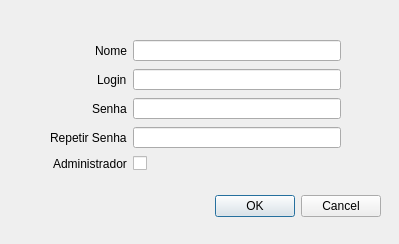
<?xml version="1.0" encoding="UTF-8"?>
<ui version="4.0">
 <class>NovoUsuarioWindow</class>
 <widget class="QDialog" name="NovoUsuarioWindow">
  <property name="geometry">
   <rect>
    <x>0</x>
    <y>0</y>
    <width>399</width>
    <height>244</height>
   </rect>
  </property>
  <property name="windowTitle">
   <string>Dialog</string>
  </property>
  <widget class="QDialogButtonBox" name="buttonBox">
   <property name="geometry">
    <rect>
     <x>40</x>
     <y>190</y>
     <width>341</width>
     <height>32</height>
    </rect>
   </property>
   <property name="orientation">
    <enum>Qt::Horizontal</enum>
   </property>
   <property name="standardButtons">
    <set>QDialogButtonBox::Cancel|QDialogButtonBox::Ok</set>
   </property>
  </widget>
  <widget class="QWidget" name="formLayoutWidget">
   <property name="geometry">
    <rect>
     <x>50</x>
     <y>40</y>
     <width>291</width>
     <height>131</height>
    </rect>
   </property>
   <layout class="QFormLayout" name="formLayout">
    <property name="labelAlignment">
     <set>Qt::AlignRight|Qt::AlignTrailing|Qt::AlignVCenter</set>
    </property>
    <property name="verticalSpacing">
     <number>8</number>
    </property>
    <item row="0" column="0">
     <widget class="QLabel" name="nomeLabel">
      <property name="text">
       <string>Nome</string>
      </property>
     </widget>
    </item>
    <item row="0" column="1">
     <widget class="QLineEdit" name="nomeLineEdit"/>
    </item>
    <item row="1" column="0">
     <widget class="QLabel" name="loginLabel">
      <property name="text">
       <string>Login</string>
      </property>
     </widget>
    </item>
    <item row="1" column="1">
     <widget class="QLineEdit" name="loginLineEdit"/>
    </item>
    <item row="2" column="0">
     <widget class="QLabel" name="senhaLabel">
      <property name="text">
       <string>Senha</string>
      </property>
     </widget>
    </item>
    <item row="2" column="1">
     <widget class="QLineEdit" name="senhaLineEdit">
      <property name="echoMode">
       <enum>QLineEdit::Password</enum>
      </property>
     </widget>
    </item>
    <item row="3" column="0">
     <widget class="QLabel" name="repetirSenhaLabel">
      <property name="text">
       <string>Repetir Senha</string>
      </property>
     </widget>
    </item>
    <item row="3" column="1">
     <widget class="QLineEdit" name="repetirSenhaLineEdit">
      <property name="echoMode">
       <enum>QLineEdit::Password</enum>
      </property>
     </widget>
    </item>
    <item row="4" column="0">
     <widget class="QLabel" name="administradorLabel">
      <property name="text">
       <string>Administrador</string>
      </property>
     </widget>
    </item>
    <item row="4" column="1">
     <widget class="QCheckBox" name="administradorCheckBox"/>
    </item>
   </layout>
  </widget>
 </widget>
 <resources/>
 <connections>
  <connection>
   <sender>buttonBox</sender>
   <signal>accepted()</signal>
   <receiver>NovoUsuarioWindow</receiver>
   <slot>accept()</slot>
   <hints>
    <hint type="sourcelabel">
     <x>248</x>
     <y>254</y>
    </hint>
    <hint type="destinationlabel">
     <x>157</x>
     <y>274</y>
    </hint>
   </hints>
  </connection>
  <connection>
   <sender>buttonBox</sender>
   <signal>rejected()</signal>
   <receiver>NovoUsuarioWindow</receiver>
   <slot>reject()</slot>
   <hints>
    <hint type="sourcelabel">
     <x>316</x>
     <y>260</y>
    </hint>
    <hint type="destinationlabel">
     <x>286</x>
     <y>274</y>
    </hint>
   </hints>
  </connection>
 </connections>
</ui>
